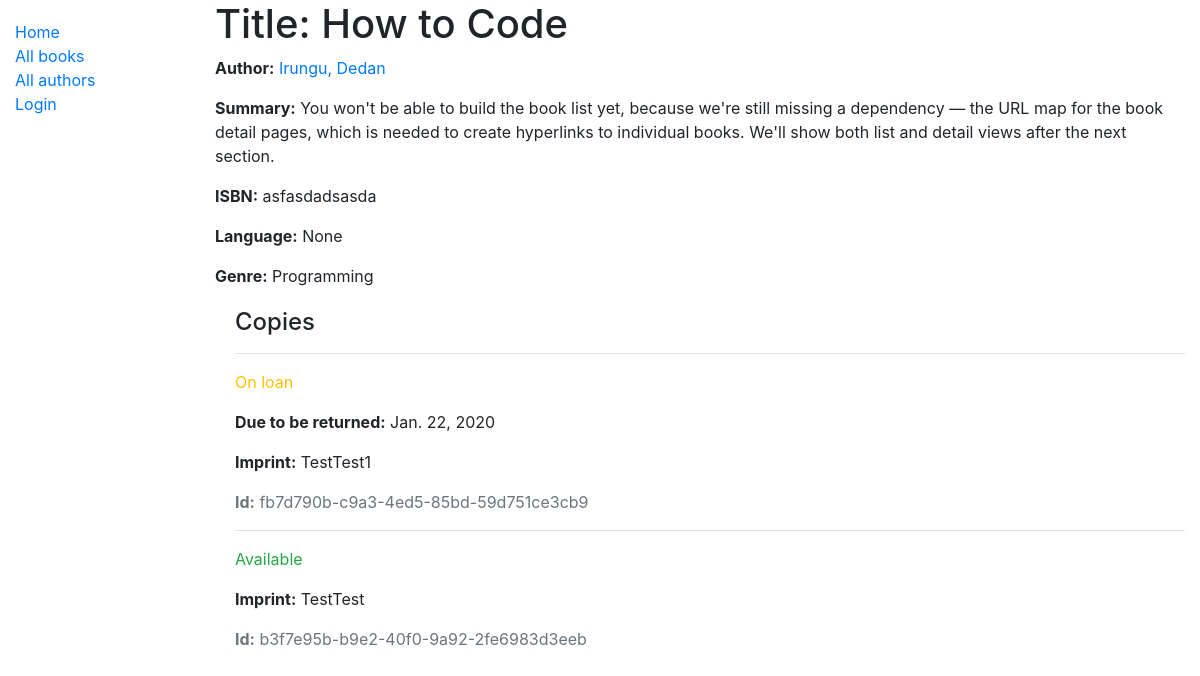
The page /catalog/book/1 on the database as committed earlier.
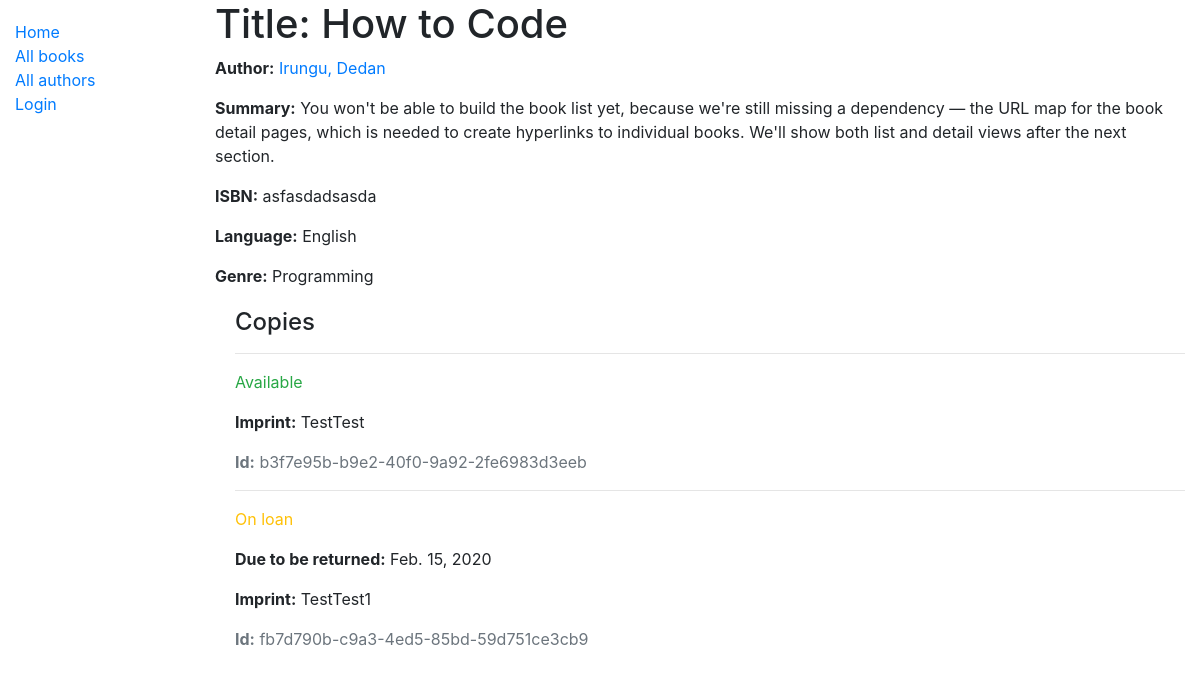
The same page on the database as committed later.
### catalog/models.py (models this page shows, shortened)
class Book(models.Model):
    title = models.CharField(max_length=200)
    author = models.ForeignKey('Author', on_delete=models.SET_NULL, null=True)
    summary = models.TextField(max_length=1000, help_text="Enter a brief description of the book")
    isbn = models.CharField('ISBN', max_length=13,
                            help_text='13 Character <a href="https://www.isbn-international.org/content/what-isbn'
                                      '">ISBN number</a>')
    genre = models.ManyToManyField(Genre, help_text="Select a genre for this book")
    language = models.ForeignKey('Language', on_delete=models.SET_NULL, null=True)
    def display_genre(self):
        """Creates a string for the Genre. This is required to display genre in Admin."""
        return ', '.join([genre.name for genre in self.genre.all()[:3]])
    display_genre.short_description = 'Genre'

class BookInstance(models.Model):
    id = models.UUIDField(primary_key=True, default=uuid.uuid4,
                          help_text="Unique ID for this particular book across whole library")
    book = models.ForeignKey('Book', on_delete=models.SET_NULL, null=True)
    imprint = models.CharField(max_length=200)
    due_back = models.DateField(null=True, blank=True)
    borrower = models.ForeignKey(User, on_delete=models.SET_NULL, null=True, blank=True)
    LOAN_STATUS = (
        ('d', 'Maintenance'),
        ('o', 'On loan'),
        ('a', 'Available'),
        ('r', 'Reserved'),
    )
    status = models.CharField(
        max_length=1,
        choices=LOAN_STATUS,
        blank=True,
        default='d',
        help_text='Book availability')
    class Meta:
        ordering = ['due_back']
        permissions = (("can_mark_returned", "Set book as returned"),)

class Author(models.Model):
    first_name = models.CharField(max_length=100)
    last_name = models.CharField(max_length=100)
    date_of_birth = models.DateField(null=True, blank=True)
    date_of_death = models.DateField('died', null=True, blank=True)
    class Meta:
        ordering = ['last_name', 'first_name']
    def __str__(self):
        return '{0}, {1}'.format(self.last_name, self.first_name)

class Genre(models.Model):
    name = models.CharField(
        max_length=200,
        help_text="Enter a book genre (e.g. Science Fiction, French Poetry etc.)"
        )
    def __str__(self):
        return self.name

class Language(models.Model):
    name = models.CharField(max_length=200,
                            help_text="Enter the book's natural language (e.g. English, French, Japanese etc.)")
    def __str__(self):
        return self.name

### catalog/views.py (the view)
# urls.py: path('book/<int:pk>', views.BookDetailView.as_view(), name='book-detail'),
class BookDetailView(generic.DetailView):
    model = Book

### catalog/templates/catalog/book_detail.html
{% extends "base_generic.html" %}
{% block content %}
  <h1>Title: {{ book.title }}</h1>
  <p><strong>Author:</strong> <a href="{% url 'author-detail' book.author.pk %}">{{ book.author }}</a></p>
  <p><strong>Summary:</strong> {{ book.summary }}</p>
  <p><strong>ISBN:</strong> {{ book.isbn }}</p>
  <p><strong>Language:</strong> {{ book.language }}</p>
  <p><strong>Genre:</strong> {{ book.genre.all|join:", " }}</p>
  <div style="margin-left:20px;margin-top:20px">
    <h4>Copies</h4>
    {% for copy in book.bookinstance_set.all %}
      <hr>
      <p class="{% if copy.status == 'a' %}text-success{% elif copy.status == 'm' %}text-danger{% else %}text-warning{% endif %}">
        {{ copy.get_status_display }}
      </p>
      {% if copy.status != 'a' %}
        <p><strong>Due to be returned:</strong> {{ copy.due_back }}</p>
      {% endif %}
      <p><strong>Imprint:</strong> {{ copy.imprint }}</p>
      <p class="text-muted"><strong>Id:</strong> {{ copy.id }}</p>
    {% endfor %}
  </div>
{% endblock %}

Rows that differ between the two databases and show on the page:
changed Book "How to Code": language "None" → "English"
shown differently, row unchanged: BookInstance "Available": moves up the list
changed BookInstance "On loan": due_back "Jan. 22, 2020" → "Feb. 15, 2020"
